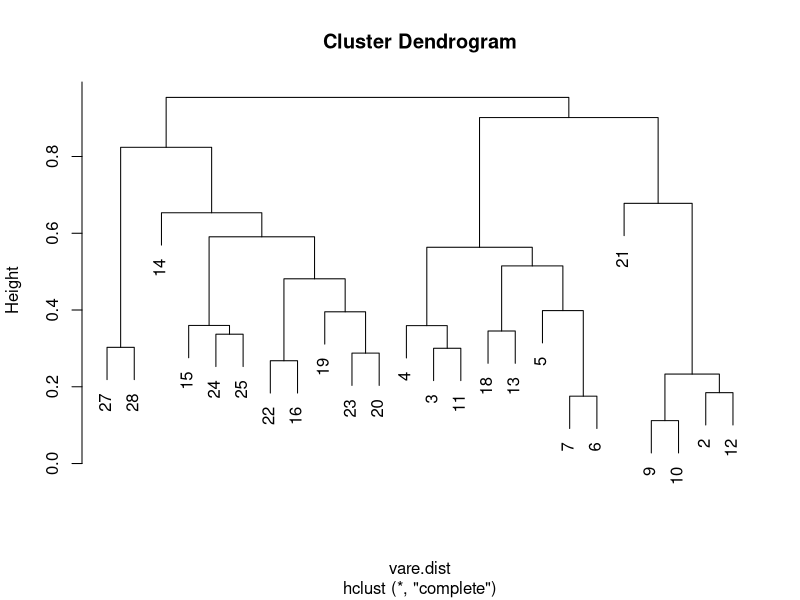
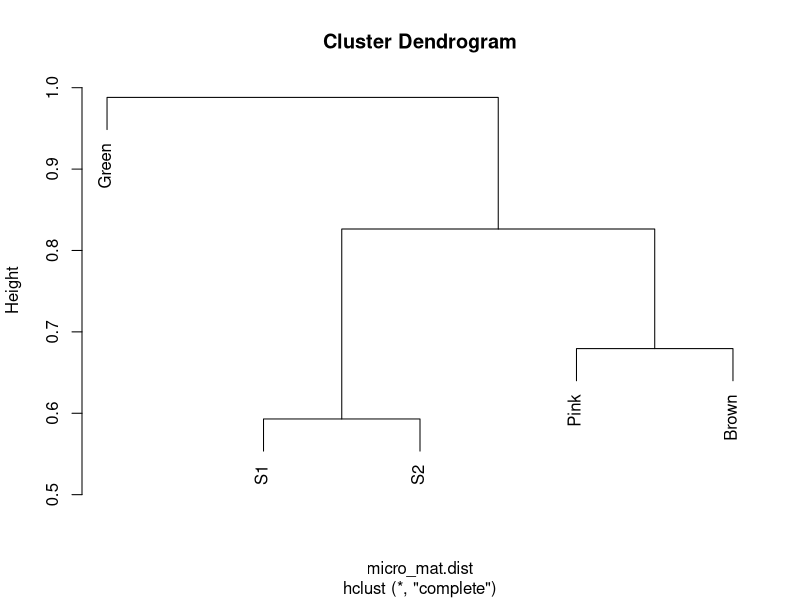

These figures' R source, in order: (Note: this script raises an error after producing the figures.)
##First load the "vegan" package
library("vegan")

#read about the vegan package using help function
help("vegan")


### Interesting applications

##Dissimilarity between two samples. "The function is an alternative to dist adding some ecologically meaningful indices."

help("vegdist")

data(varespec)
vare.dist <- vegdist(varespec, method="bray")
plot(hclust(vare.dist))

vare.dist <- as.matrix(vare.dist)

write.table(vare.dist, file = "varespec.bray-distance.txt", append = FALSE, quote = TRUE, sep = ",",row.names = TRUE, col.names = TRUE)

#Try it with our microbial mats data
micro_mat <- t(read.table("seqs_otus.table.txt", header = TRUE, row.names = 1, sep='\t'))

micro_mat.dist <- vegdist(micro_mat, method="bray")
plot(hclust(micro_mat.dist))


##Richness, Evenness, and Diversity
micro_mat.richness <- specnumber(micro_mat)
barplot(micro_mat.diversity,main = "M.M Richness")

micro_mat.diversity <- diversity(micro_mat, index = "shannon", MARGIN = 1, base = exp(1))
barplot(micro_mat.diversity,main = "M.M Diversity")

micro_mat.evenness <- micro_mat.diversity/log(micro_mat.richness)
barplot(micro_mat.evenness,main = "M.M Evenness")


#Ordination - note that our microbial mats dataset is too small to create very meaningful ordinations, but this is still useful for illustrative purposes
mm.ord <- metaMDS(micro_mat.dist, distance = "bray", k = 2, trymax = 1000)
plot(mm.ord, type = "n")
text(mm.ord,display="sites")
